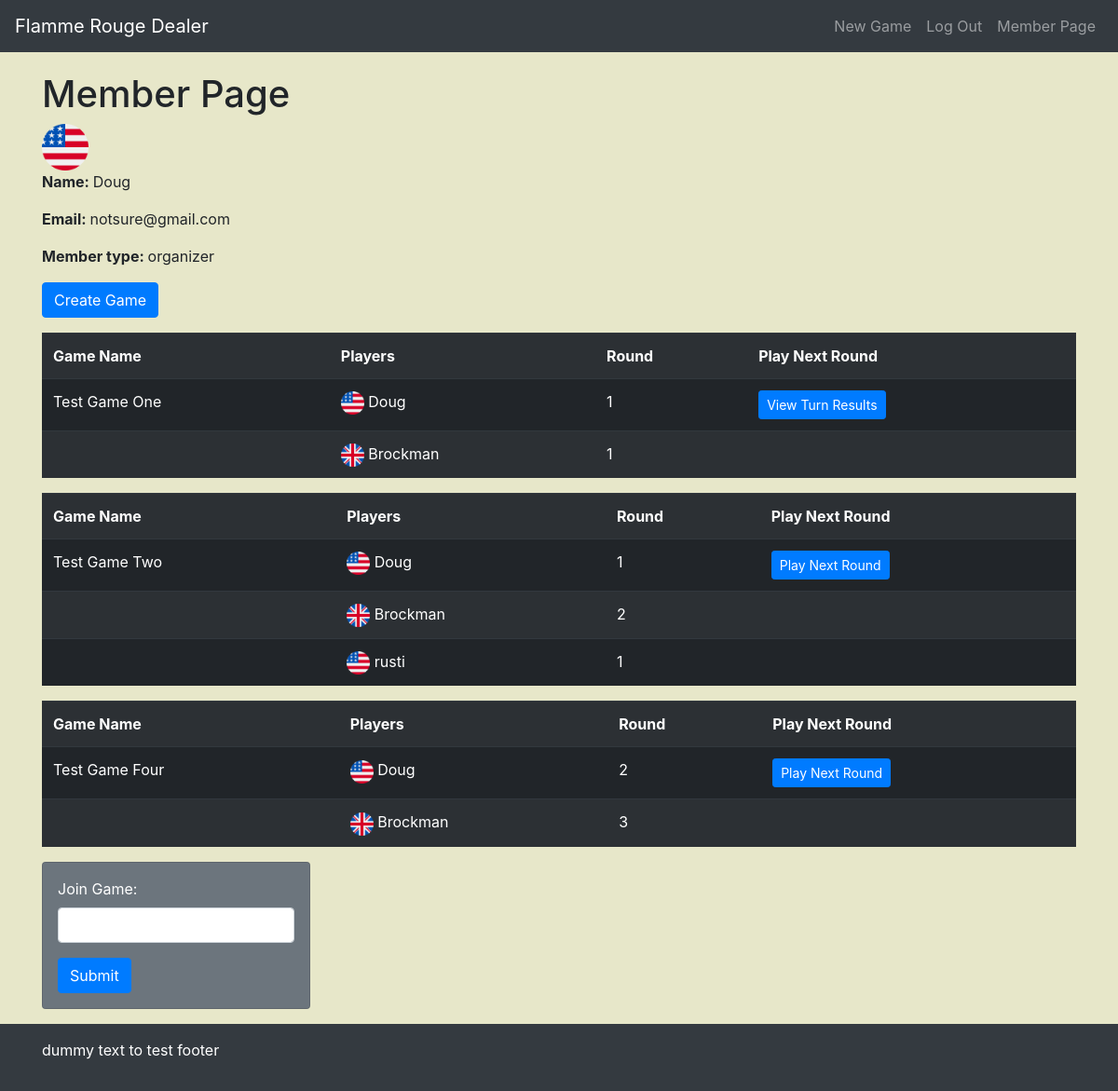
The page /member/member_page (signed in) on the database its author committed.
### models.py (models this page shows, shortened)
class User(UserMixin, db.Model):
    __tablename__ = "User"
    id = db.Column(db.Integer, primary_key=True)
    username = db.Column(db.String(30), unique=True)
    password = db.Column(db.String(30))
    email = db.Column(db.String(30))
    account_type = db.Column(db.String(20))
    games = db.relationship("Game", secondary=game_to_user)
    icon = db.Column(db.String(30))

class Game(UserMixin, db.Model):
    __tablename__ = "Game"
    id = db.Column(db.Integer, primary_key=True)
    creator = db.Column(db.Integer, db.ForeignKey("User.id"), nullable=False)
    name = db.Column(db.String(30))
    active = db.Column(db.Boolean)
    limit = db.Column(db.Integer)
    users = db.relationship("User", secondary=game_to_user)
    options = db.Column(db.Text)

### blue/member/member.py (the view)
@member.route("/member_page")
@login_required
def member_page():
    [session.pop(key) for key in list(session.keys()) if key != "_flashes"]
    member_games_info = []
    _users = controller.get_users_dict(current_user.id)
    users = _users[0]
    for game in users["games"]:
        this_game_info = {}
        this_game_info["game_id"] = game["id"]
        this_game_info["name"] = game["name"]
        this_turn_data = controller.get_latest_turn(game["id"], current_user.id)
        if this_turn_data:
            this_game_info["current_round"] = this_turn_data.current_round
            this_game_info["turn_id"] = this_turn_data.id
        else:
            this_game_info["current_round"] = 0
        this_game_info["same_turn"] = controller.test_for_same_turn(game["id"])
        this_game_info["opponent_progress"] = controller.get_opponent_progress(
            game["id"], current_user.id
        )
        this_game_info['need_to_play'] = False
        for player in this_game_info['opponent_progress']:
            if this_game_info['current_round'] < player[1]:
                this_game_info['need_to_play'] = True
                break
        pprint(this_game_info)
        member_games_info.append(this_game_info)
    return render_template(
        "member/member_page.html", member_games_info=member_games_info
    )

### blue/admin/admin.py (called while the page is built)
@login_manager.user_loader
def load_user(user_id):
    return User.query.filter(User.id == int(user_id)).first()

### controller.py (called while the page is built)
def get_games(game_id=None):
    query = Game.query.filter(Game.active)
    if game_id is not None:
        query = query.filter(Game.id == game_id)
    games = query.all()
    return games

def get_users(user_id=None):
    query = User.query
    if user_id is not None:
        query = query.filter(User.id == user_id)
    users = query.all()
    return users

def get_users_dict(user_id=None):
    _users_dict = get_users(user_id)
    users_dict = [
        {
            "id": user.id,
            "username": user.username,
            "password": user.password,
            "email": user.email,
            "account_type": user.account_type,
            "icon": user.icon,
            "games": [
                {
                    "id": game.id,
                    "creator": game.creator,
                    "name": game.name,
                    "active": game.active,
                    "limit": game.limit,
                    "options": game.options,
                }
                for game in user.games
            ],
        }
        for user in _users_dict
    ]
    return users_dict

def get_games_users_dict(game_id=None):
    _games = get_games(game_id=game_id)
    games = [
        {
            "id": game.id,
            "creator": game.creator,
            "name": game.name,
            "active": game.active,
            "limit": game.limit,
            "options": game.options,
            "users": [
                {
                    "id": user.id,
                    "username": user.username,
                    "password": user.password,
                    "email": user.email,
                    "account_type": user.account_type,
                    "icon": user.icon,
                }
                for user in game.users
            ],
        }
        for game in _games
    ]
    return games

def get_latest_turn(game_id, user_id):
    latest_turn_info = (
        TurnInfo.query.filter_by(game_id=game_id)
        .filter_by(user_id=user_id)
        .order_by(TurnInfo.id.desc())
        .first()
    )
    return latest_turn_info

### templates/member/member_page.html (shortened to what this page needs)
{% extends 'base.html' %}
{% block body %}
<h1>Member Page</h1>
<img src="{{ url_for('static', filename='flags/' + current_user.icon) }}" style="height: 50px; width: 50px;"/>
<p><strong>Name: </strong> {{ current_user.username }}</p>
<p><strong>Email: </strong> {{ current_user.email }}</p>
<p><strong>Member type: </strong> {{ current_user.account_type }}</p>
{% if current_user.account_type == 'admin' or current_user.account_type == 'organizer' %}
    <p><a href="{{ url_for("member.create_game_form")}}" class="btn btn-primary" role="button">Create Game</a></p>
{% endif %}
{% for game in member_games_info %}
<table class="table table-striped table-dark mb-3">
    <tr>
        <th class="game-id-{{ game.game_id }}">
            Game Name
        </th>
        <th>
            Players
        </th>
        <th>
            Round
        </th>
        <th>
            Play Next Round
        </th>
    </tr>
        <tr>
            <td>{{ game.name }}</td>
            <td><img src="{{ url_for('static', filename='flags/' + current_user.icon) }}" style="height: 25px; width: 25px;"/>
                {{current_user.username}}</td>
                <td>{{ game.current_round }}</td>
            <td>
            {% if game.current_round == 0 %}
                <a href="/member/initial_PBEM_turn/{{ game.game_id }}" class="btn btn-primary btn-sm" role="button">Start Game</a>
            {% elif game.same_turn %}
                <a href="/member/round_summary/{{ game.game_id }}/{{ game.turn_id }}" class="btn btn-primary btn-sm" role="button">View Turn Results</a>
            {% elif game.need_to_play %}
                 <a href="/member/play_next_turn/{{ game.turn_id }}" class="btn btn-primary btn-sm" role="button">Play Next Round</a>
            {% else %}
                <a href="#" class="btn btn-secondary btn-sm" role="button">Waiting for Opponents</a>
            {% endif%}
            </td>
        </tr>
        {% for member in game['opponent_progress'] %}
            <tr>
                <td>
                </td>
                <td>
                    <img src="{{ url_for('static', filename='flags/' + member[2]) }}" style="height: 25px; width: 25px;"/>
                    {{ member[0] }}
                </td>
                 <td>
                    {{ member[1] }}
                </td>
                 <td>
                </td>
            </tr>
        {% endfor%}
</table>
{% endfor %}
<div class="row">
    <div class="col-6">
        <div class="card text-white bg-secondary p-3" style="max-width: 18rem;">
            <form action="{{ url_for("member.join_game")}}" method="POST">
                <div class="form-group">
                    <label class="mr-2" for="join_game">Join Game:</label>
                    <input type="join_game" name="join_game" class="form-control mr-2" id="join_game" aria-describedby="join_game">
                </div>
                <button type="submit" class="btn btn-primary">Submit</button>
            </form>
        </div>
    </div>
</div>
{% endblock %}

### static/custom.css (style rules this page uses)
body { background-color: #E7E7C9; position: relative; }

### rows shown on the page
User: icon (picture), username "Doug", email "notsure@gmail.com", account_type "organizer"
Game: name "Test Game One", icon (picture), current_round "1"
User: icon (picture), username "Brockman", member "1", id "2", member "3"
Game: name "Test Game Two", icon (picture), current_round "1"
User: icon (picture), username "rusti", member "1"
Game: name "Test Game Four", icon (picture), current_round "2"
